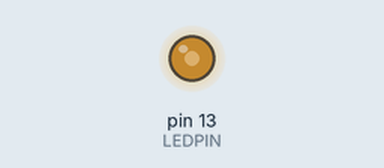
This sketch was run on a simulated Arduino Uno, built with avr-gcc and run on an emulated ATmega328P. Shown: output pins drawn as LEDs (lit = HIGH). What the sketch prints to the serial monitor is not drawn.

Above: at 0.1 s.
Timing chart, 0 to 1.6 s (numbered marks = the images above):
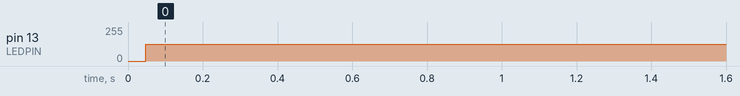

The sketch:

GREEENDZINE_ASSIGNMENT.ino
```cpp
/*
NAME: JANVI ASHOK K V
DATE: 11/03/2024
DESCRIPTION: Firmware assignment
*/

#include <Arduino.h>
#include <TimerOne.h>

// Defining temperature sensor pin to A0
#define LM35 A0

// Defining onboard LED pin
#define LEDPIN 13

// Variables to store temperature and blink interval
volatile float temperature_celsius;
volatile int blink_interval;

// Function declarations
void check_temperature();
void blink_led();

void setup()
{
    // Initializing baud rate for serial communication
    Serial.begin(9600);

    // Setting LED pin as output
    pinMode(LEDPIN, OUTPUT);

    // Initializing Timer1 to trigger every 1 millisecond
    Timer1.initialize(1000);
    Timer1.attachInterrupt(check_temperature); // Attaching check_temperature() function to Timer1 interrupts

    // Start the sTimer1
    Timer1.start();
}

void loop()
{
    // Empty loop as all tasks are handled by interrupts
}

void check_temperature()
{
    // Reading the voltage from the LM35 temperature sensor
    int sensor_value = analogRead(LM35);

    // Converting the analog reading from LM35 temperature sensor to degree celsius
    temperature_celsius = (sensor_value * 5.0 / 1024.0) * 100.0;

    // Printing the temperature to serial monitor
    Serial.print("Temperature: ");
    Serial.print(temperature_celsius);
    Serial.println(" C");

    // Checking if temperature is below 30 degrees Celsius
    if (temperature_celsius < 30)
    {
        // If condition is true, set blink interval to 250 milliseconds
        blink_interval = 250;
    }
    else
    {
        // Set blink interval to 500 milliseconds
        blink_interval = 500;
    }

    // Call blinkLED function after blinkInterval and converting milliseconds to microseconds
    Timer1.attachInterrupt(blink_led, blink_interval * 1000);
}

void blink_led()
{
    // Toggle the LED state
    digitalWrite(LEDPIN, !digitalRead(LEDPIN));
}
```

Measured:
- by itself, pin 13 (LEDPIN): 0/255 → 127/255 at 0.05 s
